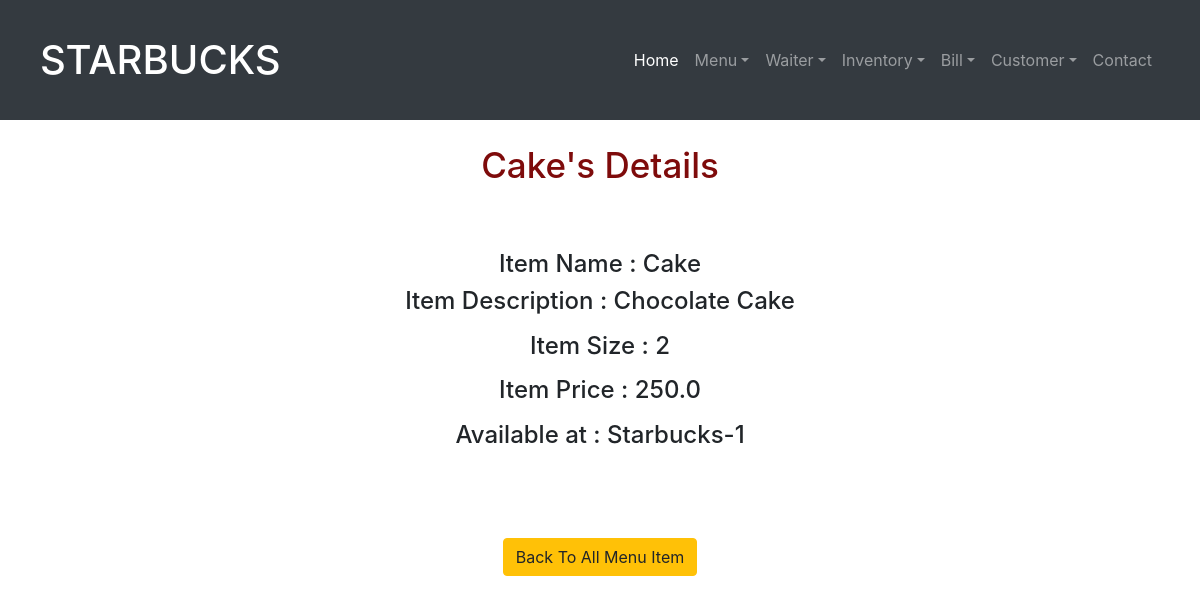
Screenshot of /item/1/ with the database file from the repository.
### app/models.py (models this page shows, shortened)
class ItemDetails(models.Model):
    itemID = models.AutoField(primary_key = True)  # int
    itemName = models.CharField(max_length = 200)        # varchar(20)
    itemPrice = models.FloatField()  # int
    itemDescription = models.CharField(max_length = 300)  # varchar(200)
    itemSize = models.PositiveIntegerField()  # int
    outletID = models.ForeignKey(Outlet, on_delete = models.CASCADE)  # add
    class Meta:
        constraints = [
            CheckConstraint(
                check = Q(itemID__gt = 0),
                name = 'itemIDValidation'
            ),
            CheckConstraint(
                check = Q(itemPrice__gt = 0),
                name = 'itemPriceValidation'
            ),
            CheckConstraint(
                check = Q(itemSize__gte = 0) and Q(itemSize__lte = 2),
                name='itemSizeValidation'
            )
        ]

class Outlet(models.Model):
    outletID = models.AutoField(primary_key = True)  # int
    outletName = models.CharField(max_length = 200)  # varchar(20)
    area = models.CharField(max_length = 200)  # varchar(20)
    city = models.CharField(max_length = 200)  # varchar(20)
    state = models.CharField(max_length = 50)  # varchar(20)
    pincode = models.PositiveIntegerField()  # int/varchar(20)
    class Meta:
        constraints = [
            CheckConstraint(
                check = Q(outletID__gt = 0),
                name = 'outletIDvalidation'
            ),
            CheckConstraint(
                check = Q(pincode__gte = 110000) and Q(pincode__lte = 999999),
                name = 'pincodeValidation'
            )
        ]
    def __str__(self):
        return self.outletName

### app/views.py (the view)
# urls.py: path('item/<int:pk>/', ItemDetailView.as_view(), name = 'item_detail'),
class ItemDetailView(DetailView):
     model = ItemDetails
     template_name = 'item_detail.html'

### templates/item_detail.html (shortened to what this page needs)
{% extends 'base.html' %}
{% block content %}
<br>
<center>
    <h2 style="color:rgb(126, 11, 11);font-size: 35px;" font face="Arial">{{object.itemName}}'s Details</p>
</center>
<br>
<br>
<div class="article-entry">
    <h4 align="center"> Item Name : {{ object.itemName }}</h2>
        <h4 align="center"> Item Description : {{ object.itemDescription }}</p>
            <h4 align="center"> Item Size : {{ object.itemSize}}</p>
                <h4 align="center"> Item Price : {{object.itemPrice}}</p>
                    <h4 align="center"> Available at : {{object.outletID}}</p>
</div>
<br><br>
<br>
<h3 align="center" font-size: 40px> <a href="{% url 'item_list' %}" class="btn btn-warning"> Back
        To All Menu Item </a>
    {% endblock content %}

### rows the page displays
ItemDetails: itemName "Cake", itemDescription "Chocolate Cake", itemSize "2", itemPrice "250.0", outletID "Starbucks-1"
